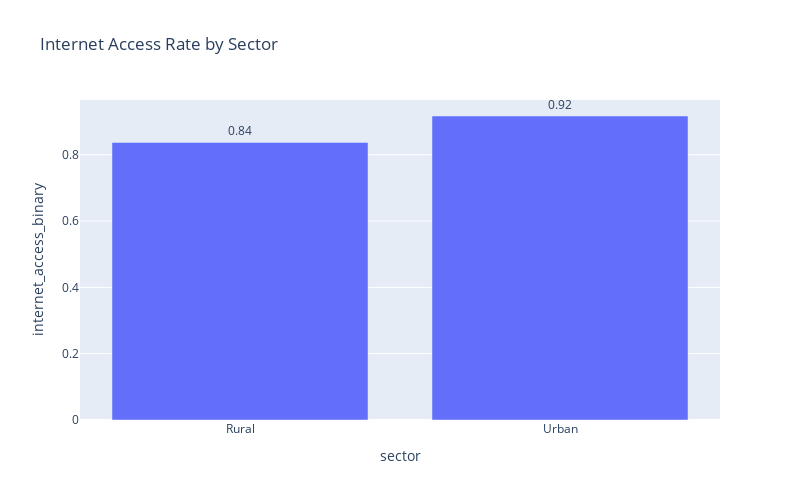

The code cell stored with this chart in its notebook:
### Code cell
# Bar plot: Internet access by sector
access_by_sector = eda_df.groupby("sector")["internet_access_binary"].mean().reset_index()
fig1 = px.bar(access_by_sector, x="sector", y="internet_access_binary",
              text=access_by_sector["internet_access_binary"].round(2),
              title="Internet Access Rate by Sector",
              labels={"internet_access": "Access Rate"})
fig1.update_traces(textposition="outside")
fig1.update_layout(width=800, height=500)
fig1.show()

### Figure 1 — Plotly figure (JSON) as saved in the notebook; plotly's stock layout.template omitted (floating-point values rounded to 4 significant figures)
{"data": [{"hovertemplate": "sector=%{x}<br>internet_access_binary=%{y}<br>text=%{text}<extra></extra>", "legendgroup": "", "marker": {"color": "#636efa", "pattern": {"shape": ""}}, "name": "", "orientation": "v", "showlegend": false, "text": [0.84, 0.92], "textposition": "outside", "type": "bar", "x": ["Rural", "Urban"], "xaxis": "x", "y": [0.837, 0.9167], "yaxis": "y"}], "layout": {"barmode": "relative", "height": 500, "legend": {"tracegroupgap": 0}, "title": {"text": "Internet Access Rate by Sector"}, "width": 800, "xaxis": {"anchor": "y", "domain": [0, 1], "title": {"text": "sector"}}, "yaxis": {"anchor": "x", "domain": [0, 1], "title": {"text": "internet_access_binary"}}}}
